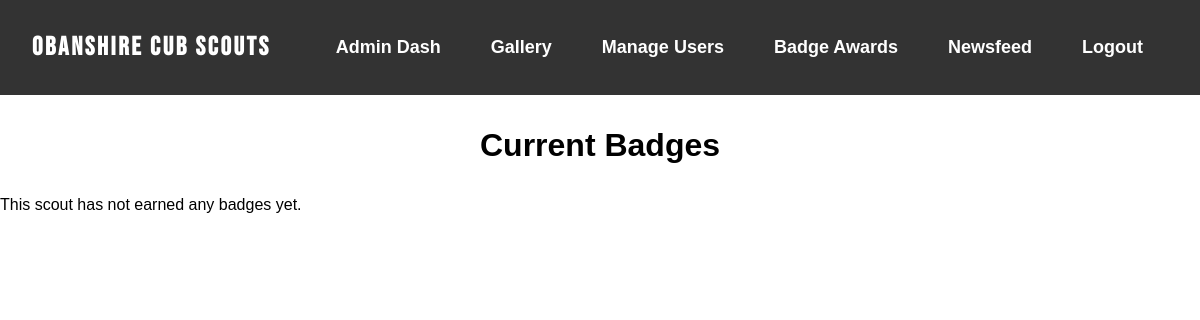
Page /public/scout/badges.php?id=89 (signed in) on the earlier database version.
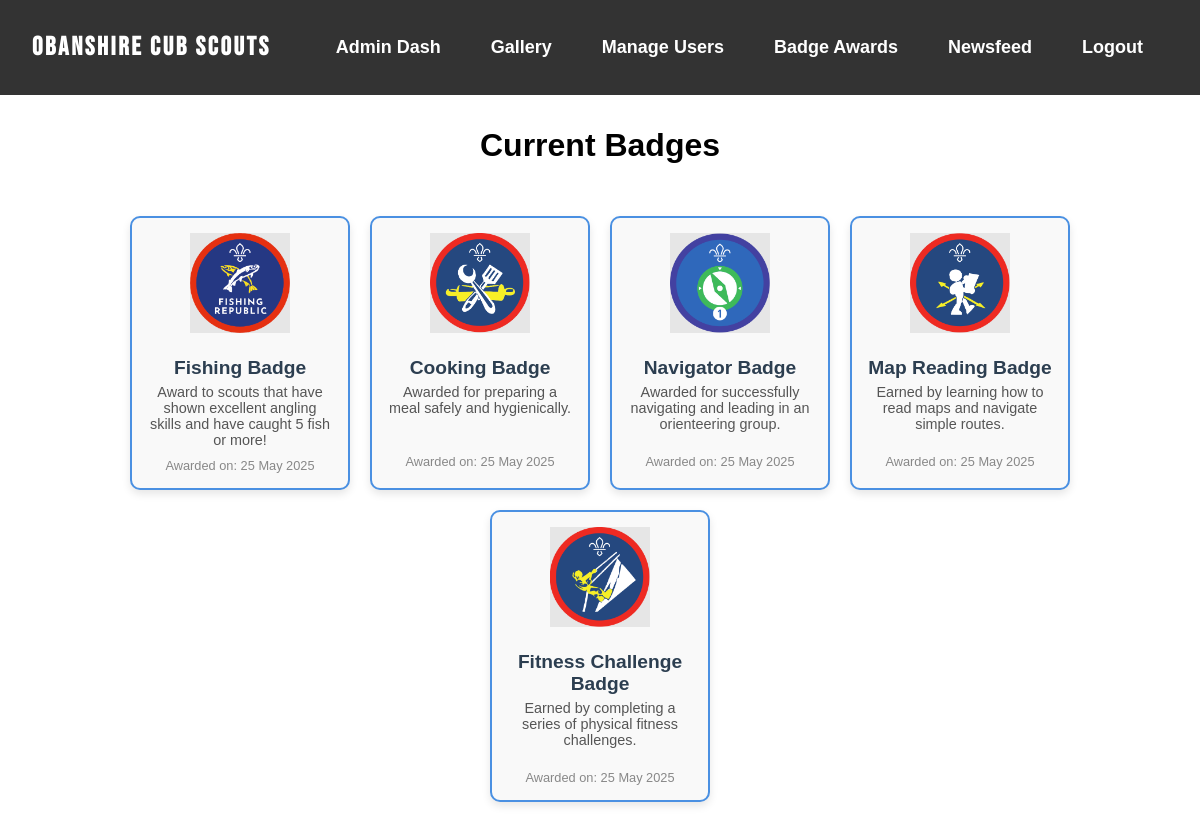
Same page on the later database version.
### tables this page shows
CREATE TABLE `user_badges` (
  `id` int(11) NOT NULL,
  `user_id` int(11) NOT NULL,
  `badge_id` int(11) NOT NULL,
  `awarded_by` int(11) NOT NULL,
  `awarded_at` datetime DEFAULT current_timestamp()
);

CREATE TABLE `badges` (
  `id` int(11) NOT NULL,
  `name` varchar(100) NOT NULL,
  `description` text DEFAULT NULL,
  `image_path` varchar(255) DEFAULT NULL
);

### public/scout/badges.php (the view, shortened to what this page needs)
<?php
include 'config/config.php';
include 'includes/header.php';
if (isset($_GET['id']) && is_numeric($_GET['id'])) {
    $scout_id = (int)$_GET['id'];
} else {
    $scout_id = $_SESSION['user_id'];
}
$stmt = $conn->prepare("
    SELECT b.name, b.description, b.image_path, ub.awarded_at
    FROM user_badges ub
    JOIN badges b ON ub.badge_id = b.id
    WHERE ub.user_id = ?
");
$stmt->bind_param("i", $scout_id);
$stmt->execute();
$result = $stmt->get_result();
?>
<!DOCTYPE html>
<html lang="en">
<head>
    <link rel="stylesheet" href="assets/css/scout-badges.css" />
</head>
<body>
    <h1 id="badges-heading">Current Badges</h1>
    <?php if ($result->num_rows > 0): ?>
        <div class="badges-container">
            <?php while ($badge = $result->fetch_assoc()): ?>
                <div class="badge-card">
                    <img class="badge-image" src="<?= htmlspecialchars($badge['image_path']) ?>" alt="<?= htmlspecialchars($badge['name']) ?>" />
                    <h3 class="badge-title"><?= htmlspecialchars($badge['name']) ?></h3>
                    <p class="badge-description"><?= htmlspecialchars($badge['description']) ?></p>
                    <small class="badge-awarded-date">Awarded on: <?= date('d M Y', strtotime($badge['awarded_at'])) ?></small>
                </div>
            <?php endwhile; ?>
        </div>
    <?php else: ?>
        <p>This scout has not earned any badges yet.</p>
    <?php endif; ?>
</body>
</html>

### includes/header.php (shortened to what this page needs)
<!DOCTYPE html>
<html lang="en">
<head>
    <link rel="stylesheet" href="assets/css/style.css">
    <link rel="stylesheet" href="assets/css/nav.css">
    <link rel="stylesheet" href="assets/css/confirmation-message.css">
    <link rel="stylesheet" href="assets/css/users.css">
</head>
<body>
    <?php include "navigation.php"; ?>
</body>
</html>

### includes/navigation.php (shortened to what this page needs)
<nav class="navbar">
    <div class="navbar-container">
        <div class="logo">
            <a href="<?= ROOT_DIR ?>">Obanshire Cub Scouts</a>
        </div>
        <ul class="nav-links" id="navLinks">
            <?php if (!isset($_SESSION['user_type'])): ?>
                <li><a href="<?= ROOT_DIR ?>">Home</a></li>
                <li><a href="<?= ROOT_DIR ?>about">About</a></li>
                <li><a href="<?= ROOT_DIR ?>gallery">Gallery</a></li>
                <li><a href="<?= ROOT_DIR ?>contact">Contact</a></li>
                <li><a href="<?= ROOT_DIR ?>sign_in">Sign In</a></li>
                <li><a href="<?= ROOT_DIR ?>register">Register</a></li>
            <?php else: ?>
                <?php if ($_SESSION['user_type'] === 'admin'): ?>
                    <li><a href="<?= ROOT_DIR ?>admin_dash">Admin Dash</a></li>
                    <li><a href="<?= ROOT_DIR ?>gallery">Gallery</a></li>
                    <li><a href="<?= ROOT_DIR ?>users">Manage Users</a></li>
                    <li><a href="<?= ROOT_DIR ?>badgeaward">Badge Awards</a></li>
                    <li><a href="<?= ROOT_DIR ?>newsfeed">Newsfeed</a></li>
                <?php endif; ?>
                <li><a href="<?= ROOT_DIR ?>handlers/logout.php" onclick="return confirm ('Are you sure you want to log out?')">Logout</a></li>
            <?php endif; ?>
        </ul>
    </div>
</nav>

### assets/css/style.css (style rules this page uses)
* { margin: 0; padding: 0; box-sizing: border-box; font-family: sans-serif; font-size: 16px; }

### assets/css/nav.css (style rules this page uses)
.navbar { background-color: #333; padding: 2rem; z-index: 999; }
.navbar-container { display: flex; justify-content: space-between; align-items: center; position: relative; }
.logo a { color: white; text-decoration: none; font-size: 26px; font-weight: bold; font-family: "Bebas Neue"; letter-spacing: 0.10em; }
.nav-links { list-style-type: none; display: flex; justify-content: center; align-items: center; transition: all 0.3s ease; }
.nav-links li { margin: 0 15px; }
.nav-links a { color: white; text-decoration: none; font-size: 18px; font-weight: 800; padding: 10px; transition: background-color 0.3s ease; }

### assets/css/scout-badges.css (style rules this page uses)
#badges-heading { text-align: center; font-size: 32px; margin: 2rem 0rem; }
.badges-container { display: flex; flex-wrap: wrap; gap: 20px; justify-content: center; padding: 20px; }
.badge-card { background-color: #f9f9f9; border: 2px solid #4a90e2; border-radius: 10px; box-shadow: 0 4px 8px rgba(0,0,0,0.1); width: 220px; padding: 15px; text-align: center; transition: transform 0.2s ease, box-shadow 0.2s ease; }
.badge-image { width: 100px; height: 100px; object-fit: contain; margin-bottom: 10px; }
.badge-title { font-size: 1.2rem; color: #2c3e50; margin: 10px 0 5px; }
.badge-description { font-size: 0.9rem; color: #555; min-height: 60px; }
.badge-awarded-date { display: block; font-size: 0.8rem; color: #888; margin-top: 10px; }
@media (min-width: 1024px) { .badge-card { width: 220px; } }

Differences in the rows shown:
added user_badges: badge.image_path (picture), badge.name "Fishing Badge", badge.description "Award to scouts that have shown excellent angling skills and have caught 5 fish or more!", awarded_at "25 May 2025"
added user_badges: badge.image_path (picture), badge.name "Cooking Badge", badge.description "Awarded for preparing a meal safely and hygienically.", awarded_at "25 May 2025"
added user_badges: badge.image_path (picture), badge.name "Navigator Badge", badge.description "Awarded for successfully navigating and leading in an orienteering group.", awarded_at "25 May 2025"
added user_badges: badge.image_path (picture), badge.name "Map Reading Badge", badge.description "Earned by learning how to read maps and navigate simple routes.", awarded_at "25 May 2025"
added user_badges: badge.image_path (picture), badge.name "Fitness Challenge Badge", badge.description "Earned by completing a series of physical fitness challenges.", awarded_at "25 May 2025"
Other differences:
text no longer shown: "This scout has not earned any badges yet."
